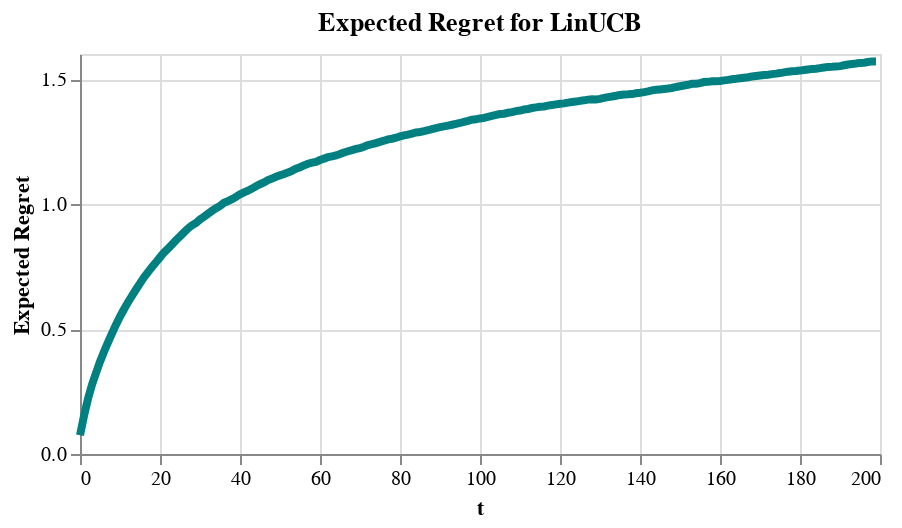

Here is the notebook cell this chart was saved with:
### Code cell
alt.Chart(performance_df).mark_line(strokeWidth=4, opacity=1, color='teal').encode(x='t', y=alt.Y('regret', title='Expected Regret')).properties(width=400, height=200, title='Expected Regret for LinUCB')

### Figure 1 — Vega-Lite specification as saved in the notebook (floating-point values rounded to 4 significant figures; data arrays with more than 128 entries replaced by an {"elided": "..."} marker saying what was removed)
{"config": {"view": {"continuousWidth": 300, "continuousHeight": 300}}, "data": {"name": "data-059f833b11a33b5bf97ba0d253e19e95"}, "mark": {"type": "line", "color": "teal", "opacity": 1, "strokeWidth": 4}, "encoding": {"x": {"field": "t", "type": "quantitative"}, "y": {"field": "regret", "title": "Expected Regret", "type": "quantitative"}}, "height": 200, "title": "Expected Regret for LinUCB", "width": 400, "$schema": "https://vega.github.io/schema/vega-lite/v5.8.0.json", "datasets": {"data-059f833b11a33b5bf97ba0d253e19e95": {"elided": "200 records"}}}
